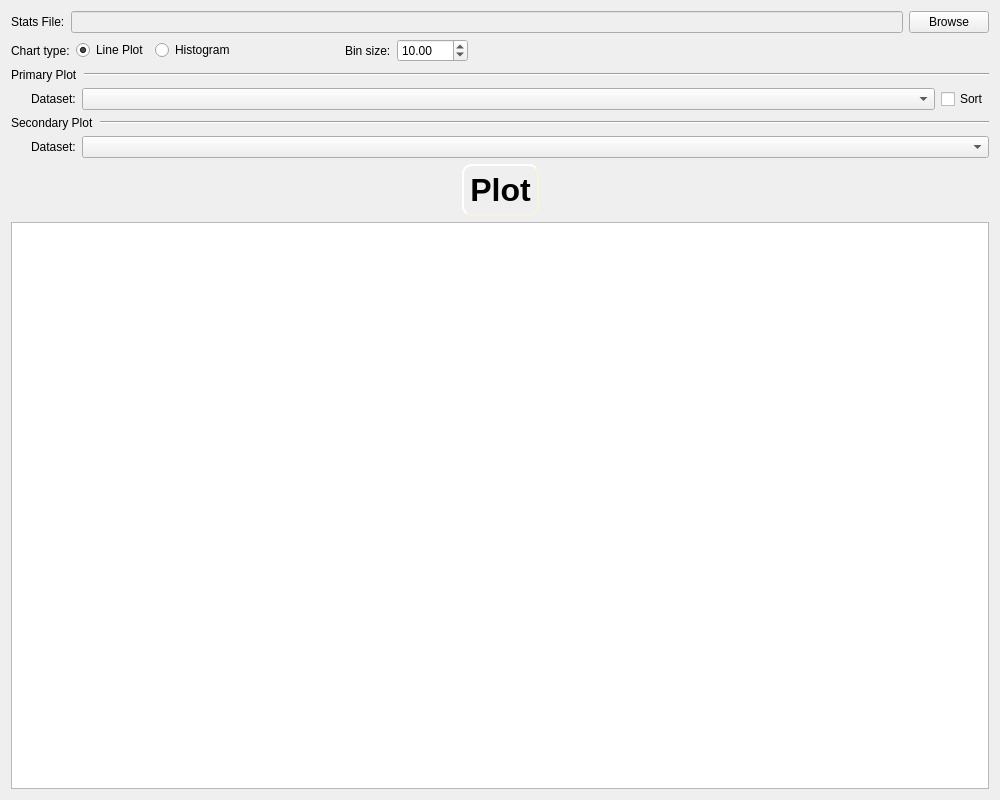
<?xml version="1.0" encoding="UTF-8"?>
<ui version="4.0">
 <class>Form</class>
 <widget class="QWidget" name="Form">
  <property name="geometry">
   <rect>
    <x>0</x>
    <y>0</y>
    <width>1000</width>
    <height>800</height>
   </rect>
  </property>
  <property name="windowTitle">
   <string>Stats Viewer</string>
  </property>
  <layout class="QVBoxLayout" name="verticalLayout">
   <item>
    <layout class="QHBoxLayout" name="horizontalLayout">
     <item>
      <widget class="QLabel" name="label">
       <property name="text">
        <string>Stats File:</string>
       </property>
      </widget>
     </item>
     <item>
      <widget class="QLineEdit" name="statsFile">
       <property name="enabled">
        <bool>false</bool>
       </property>
      </widget>
     </item>
     <item>
      <widget class="QPushButton" name="browseButton">
       <property name="text">
        <string>Browse</string>
       </property>
      </widget>
     </item>
    </layout>
   </item>
   <item>
    <layout class="QHBoxLayout" name="horizontalLayout_9" stretch="0,1,0,5">
     <item>
      <layout class="QHBoxLayout" name="horizontalLayout_4">
       <item>
        <widget class="QLabel" name="label_2">
         <property name="text">
          <string>Chart type:</string>
         </property>
        </widget>
       </item>
       <item>
        <widget class="QRadioButton" name="linePlot">
         <property name="text">
          <string>Line Plot</string>
         </property>
         <property name="checked">
          <bool>true</bool>
         </property>
         <attribute name="buttonGroup">
          <string notr="true">buttonGroup</string>
         </attribute>
        </widget>
       </item>
       <item>
        <widget class="QRadioButton" name="histPlot">
         <property name="text">
          <string>Histogram</string>
         </property>
         <attribute name="buttonGroup">
          <string notr="true">buttonGroup</string>
         </attribute>
        </widget>
       </item>
      </layout>
     </item>
     <item>
      <spacer name="horizontalSpacer">
       <property name="orientation">
        <enum>Qt::Horizontal</enum>
       </property>
       <property name="sizeHint" stdset="0">
        <size>
         <width>40</width>
         <height>20</height>
        </size>
       </property>
      </spacer>
     </item>
     <item>
      <layout class="QHBoxLayout" name="horizontalLayout_8">
       <item>
        <widget class="QLabel" name="label_7">
         <property name="text">
          <string>Bin size:</string>
         </property>
        </widget>
       </item>
       <item>
        <widget class="QDoubleSpinBox" name="binSize">
         <property name="maximum">
          <double>9999.989999999999782</double>
         </property>
         <property name="value">
          <double>10.000000000000000</double>
         </property>
        </widget>
       </item>
      </layout>
     </item>
     <item>
      <spacer name="horizontalSpacer_6">
       <property name="orientation">
        <enum>Qt::Horizontal</enum>
       </property>
       <property name="sizeHint" stdset="0">
        <size>
         <width>40</width>
         <height>20</height>
        </size>
       </property>
      </spacer>
     </item>
    </layout>
   </item>
   <item>
    <layout class="QHBoxLayout" name="horizontalLayout_2" stretch="0,1">
     <item>
      <widget class="QLabel" name="label_3">
       <property name="text">
        <string>Primary Plot</string>
       </property>
      </widget>
     </item>
     <item>
      <widget class="Line" name="line">
       <property name="orientation">
        <enum>Qt::Horizontal</enum>
       </property>
      </widget>
     </item>
    </layout>
   </item>
   <item>
    <layout class="QHBoxLayout" name="horizontalLayout_5" stretch="0,0,1,0">
     <item>
      <spacer name="horizontalSpacer_2">
       <property name="orientation">
        <enum>Qt::Horizontal</enum>
       </property>
       <property name="sizeHint" stdset="0">
        <size>
         <width>20</width>
         <height>20</height>
        </size>
       </property>
      </spacer>
     </item>
     <item>
      <widget class="QLabel" name="label_5">
       <property name="text">
        <string>Dataset:</string>
       </property>
      </widget>
     </item>
     <item>
      <widget class="QComboBox" name="primaryData"/>
     </item>
     <item>
      <widget class="QCheckBox" name="sortDataset">
       <property name="sizePolicy">
        <sizepolicy hsizetype="Minimum" vsizetype="Fixed">
         <horstretch>0</horstretch>
         <verstretch>0</verstretch>
        </sizepolicy>
       </property>
       <property name="layoutDirection">
        <enum>Qt::LeftToRight</enum>
       </property>
       <property name="text">
        <string>Sort</string>
       </property>
      </widget>
     </item>
    </layout>
   </item>
   <item>
    <layout class="QHBoxLayout" name="horizontalLayout_3" stretch="0,1">
     <item>
      <widget class="QLabel" name="label_4">
       <property name="text">
        <string>Secondary Plot</string>
       </property>
      </widget>
     </item>
     <item>
      <widget class="Line" name="line_2">
       <property name="orientation">
        <enum>Qt::Horizontal</enum>
       </property>
      </widget>
     </item>
    </layout>
   </item>
   <item>
    <layout class="QHBoxLayout" name="horizontalLayout_6" stretch="0,0,1">
     <item>
      <spacer name="horizontalSpacer_3">
       <property name="orientation">
        <enum>Qt::Horizontal</enum>
       </property>
       <property name="sizeHint" stdset="0">
        <size>
         <width>20</width>
         <height>20</height>
        </size>
       </property>
      </spacer>
     </item>
     <item>
      <widget class="QLabel" name="label_6">
       <property name="text">
        <string>Dataset:</string>
       </property>
      </widget>
     </item>
     <item>
      <widget class="QComboBox" name="secondaryData"/>
     </item>
    </layout>
   </item>
   <item>
    <layout class="QHBoxLayout" name="horizontalLayout_7" stretch="1,0,1">
     <item>
      <spacer name="horizontalSpacer_4">
       <property name="orientation">
        <enum>Qt::Horizontal</enum>
       </property>
       <property name="sizeHint" stdset="0">
        <size>
         <width>40</width>
         <height>20</height>
        </size>
       </property>
      </spacer>
     </item>
     <item>
      <widget class="QPushButton" name="plotButton">
       <property name="sizePolicy">
        <sizepolicy hsizetype="Minimum" vsizetype="Preferred">
         <horstretch>0</horstretch>
         <verstretch>0</verstretch>
        </sizepolicy>
       </property>
       <property name="font">
        <font>
         <pointsize>24</pointsize>
         <weight>75</weight>
         <bold>true</bold>
        </font>
       </property>
       <property name="styleSheet">
        <string notr="true">QPushButton#plotButton {
    background-color: QColor(183,242,184);
    border-style: outset;
    border-width: 2px;
    border-radius: 10px;
    border-color: beige;
    min-width: 10em;
    padding: 6px;
}
QPushButton#plotButton:pressed {
    background-color: rgb(224, 0, 0);
    border-style: inset;
}</string>
       </property>
       <property name="text">
        <string>Plot</string>
       </property>
      </widget>
     </item>
     <item>
      <spacer name="horizontalSpacer_5">
       <property name="orientation">
        <enum>Qt::Horizontal</enum>
       </property>
       <property name="sizeHint" stdset="0">
        <size>
         <width>40</width>
         <height>20</height>
        </size>
       </property>
      </spacer>
     </item>
    </layout>
   </item>
   <item>
    <widget class="PlotWidget" name="plotWidget"/>
   </item>
  </layout>
 </widget>
 <customwidgets>
  <customwidget>
   <class>PlotWidget</class>
   <extends>QGraphicsView</extends>
   <header>pyqtgraph</header>
  </customwidget>
 </customwidgets>
 <resources/>
 <connections/>
 <buttongroups>
  <buttongroup name="buttonGroup"/>
  <buttongroup name="buttonGroup_2"/>
 </buttongroups>
</ui>
